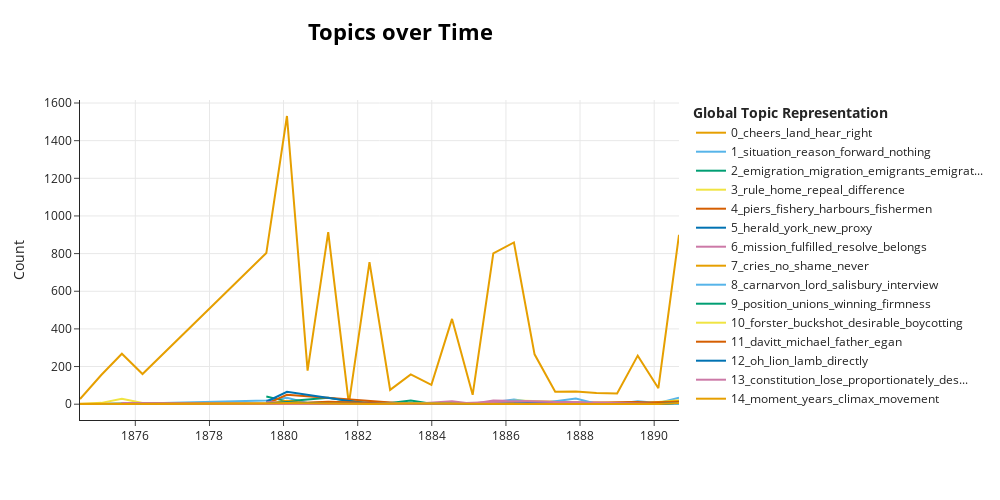

Notebook cell for this chart:
### Markdown cell above
<font color="blue">Finally, we have the topics over time visualisation, showing the distribution of topics over time.</font>

### Code cell
model_all_time = bertopic_time(df_stop, model_all)
model_all_time

### Figure 1 — Plotly figure (JSON) as saved in the notebook; plotly's stock layout.template omitted (floating-point values rounded to 4 significant figures)
{"data": [{"hoverinfo": "text", "hovertext": ["<b>Topic 0</b><br>Words: rotundo, grattan, interval, rule, commencement", "<b>Topic 0</b><br>Words: militia, meath, commanding, whether, mass", "<b>Topic 0</b><br>Words: condon, meath, whether, education, hear", "<b>Topic 0</b><br>Words: adjournment, penal, servitude, debate, magistrates", "<b>Topic 0</b><br>Words: land, landlords, system, prussia, people", "<b>Topic 0</b><br>Words: land, government, cheers, cork, people", "<b>Topic 0</b><br>Words: government, people, coercion, could, cheers", "<b>Topic 0</b><br>Words: land, tenant, league, hear, farmers", "<b>Topic 0</b><br>Words: recently, philanthropy, perfidious, slanderer, coercionist", "<b>Topic 0</b><br>Words: hon, person, amendment, learned, right", "<b>Topic 0</b><br>Words: improvements, rent, act, tenant, tenants", "<b>Topic 0</b><br>Words: lord, spencer, mayor, coercion, movement", "<b>Topic 0</b><br>Words: underlined, land, disunion, constitutional, likely", "<b>Topic 0</b><br>Words: labourer, cork, secure, shall, cheers", "<b>Topic 0</b><br>Words: underlined, hear, league, shall, parliament", "<b>Topic 0</b><br>Words: oshea, galway, lynch, party, captain", "<b>Topic 0</b><br>Words: hon, right, gentleman, ulster, protestants", "<b>Topic 0</b><br>Words: jury, judges, hon, gentleman, right", "<b>Topic 0</b><br>Words: party, hon, gentleman, revision, evictions", "<b>Topic 0</b><br>Words: campaign, plan, national, league, rome", "<b>Topic 0</b><br>Words: learned, letters, attorney, inquiry, forgeries", "<b>Topic 0</b><br>Words: cheers, empire, great, country, without", "<b>Topic 0</b><br>Words: prisoners, political, treatment, prison, government", "<b>Topic 0</b><br>Words: irishmen, obrien, country, great, government", "<b>Topic 0</b><br>Words: cheers, gladstone, question, hear, men"], "marker": {"color": "#E69F00"}, "mode": "lines", "name": "0_cheers_land_hear_right", "type": "scatter", "x": ["1874-07-04T21:34:33.600000", "1875-01-30T08:48:00", "1875-08-21T17:36:00", "1876-03-12T02:24:00", "1879-07-15T07:12:00", "1880-02-03T16:00:00", "1880-08-25T00:48:00", "1881-03-16T09:36:00", "1881-10-05T18:24:00", "1882-04-27T03:12:00", "1882-11-16T12:00:00", "1883-06-07T20:48:00", "1883-12-28T05:36:00", "1884-07-18T14:24:00", "1885-02-06T23:12:00", "1885-08-29T08:00:00", "1886-03-20T16:48:00", "1886-10-10T01:36:00", "1887-05-01T10:24:00", "1887-11-20T19:12:00", "1888-06-11T04:00:00", "1888-12-31T12:48:00", "1889-07-22T21:36:00", "1890-02-11T06:24:00", "1890-09-02T15:12:00"], "y": [27, 155, 268, 160, 803, 1531, 178, 914, 2, 755, 76, 158, 103, 453, 50, 801, 859, 265, 66, 67, 59, 57, 258, 85, 900]}, {"hoverinfo": "text", "hovertext": ["<b>Topic 1</b><br>Words: record, particular, wanted, nothing, situation", "<b>Topic 1</b><br>Words: 35th, push, get, front, sorry", "<b>Topic 1</b><br>Words: impugn, ruling, anywhere, weight, nobody", "<b>Topic 1</b><br>Words: old, farther, omagh, th, want", "<b>Topic 1</b><br>Words: situation, nothing, reason, object, coming", "<b>Topic 1</b><br>Words: originated, omitted, worse, ask, request", "<b>Topic 1</b><br>Words: telling, along, situation, reason, buckshot", "<b>Topic 1</b><br>Words: expediency, custody, negatived, disputed, answered", "<b>Topic 1</b><br>Words: thoughts, patient, occurred, reason, many", "<b>Topic 1</b><br>Words: wisp, track, let, another, ask", "<b>Topic 1</b><br>Words: attempted, never, less, situation, reason", "<b>Topic 1</b><br>Words: little, shall, situation, reason, forward", "<b>Topic 1</b><br>Words: pickle, offends, rod, insensible, captain", "<b>Topic 1</b><br>Words: troubles, gone, obvious, reason, took", "<b>Topic 1</b><br>Words: step, forger, hurried, farther, unreasonable", "<b>Topic 1</b><br>Words: threshold, however, situation, reason, forward", "<b>Topic 1</b><br>Words: wait, express, opinion, able, shall", "<b>Topic 1</b><br>Words: amounts, nothing, situation, reason, forward", "<b>Topic 1</b><br>Words: tried, probably, way, yet, never", "<b>Topic 1</b><br>Words: faults, combatant, tell, delayed, forward", "<b>Topic 1</b><br>Words: instant, defeated, situation, behind, race", "<b>Topic 1</b><br>Words: attain, forward, situation, fault, want"], "marker": {"color": "#56B4E9"}, "mode": "lines", "name": "1_situation_reason_forward_nothing", "type": "scatter", "x": ["1875-01-30T08:48:00", "1875-08-21T17:36:00", "1876-03-12T02:24:00", "1879-07-15T07:12:00", "1880-02-03T16:00:00", "1880-08-25T00:48:00", "1881-03-16T09:36:00", "1882-04-27T03:12:00", "1883-06-07T20:48:00", "1883-12-28T05:36:00", "1884-07-18T14:24:00", "1885-02-06T23:12:00", "1885-08-29T08:00:00", "1886-03-20T16:48:00", "1886-10-10T01:36:00", "1887-05-01T10:24:00", "1887-11-20T19:12:00", "1888-06-11T04:00:00", "1888-12-31T12:48:00", "1889-07-22T21:36:00", "1890-02-11T06:24:00", "1890-09-02T15:12:00"], "y": [2, 5, 3, 20, 34, 6, 11, 12, 4, 4, 2, 1, 10, 25, 11, 1, 2, 1, 2, 16, 6, 34]}, {"hoverinfo": "text", "hovertext": ["<b>Topic 2</b><br>Words: emigration, population, plains, emigrate, cure", "<b>Topic 2</b><br>Words: emigration, acknowledgment, remedy, emigrants, beautiful", "<b>Topic 2</b><br>Words: emigration, families, migration, baldwin, professor", "<b>Topic 2</b><br>Words: pervaded, exile, gone, working, voluntary", "<b>Topic 2</b><br>Words: emigration, families, rely, emigrates, liberally", "<b>Topic 2</b><br>Words: emigration, migration, emigrants, emigrationists, garrets", "<b>Topic 2</b><br>Words: populous, emigration, impediments, migration, principle", "<b>Topic 2</b><br>Words: emigration, depression, recuperative, loss, decade", "<b>Topic 2</b><br>Words: company, migration, too, accusing, engineering", "<b>Topic 2</b><br>Words: applies, london, emigration, migration, emigrants", "<b>Topic 2</b><br>Words: contaminating, air, unfortunately, london, emigration"], "marker": {"color": "#009E73"}, "mode": "lines", "name": "2_emigration_migration_emigrants_emigrat...", "type": "scatter", "x": ["1879-07-15T07:12:00", "1880-02-03T16:00:00", "1881-03-16T09:36:00", "1882-04-27T03:12:00", "1882-11-16T12:00:00", "1883-06-07T20:48:00", "1883-12-28T05:36:00", "1885-02-06T23:12:00", "1889-07-22T21:36:00", "1890-02-11T06:24:00", "1890-09-02T15:12:00"], "y": [41, 15, 34, 2, 6, 20, 2, 3, 2, 1, 1]}, {"hoverinfo": "text", "hovertext": ["<b>Topic 3</b><br>Words: loved, 11th, july, rule, gigantic", "<b>Topic 3</b><br>Words: rule, home, principles, understood, fixed", "<b>Topic 3</b><br>Words: rule, home, repeal, difference, utilitarian", "<b>Topic 3</b><br>Words: rule, home, house, tolerant, drowned", "<b>Topic 3</b><br>Words: home, rule, prevented, bitt, pj", "<b>Topic 3</b><br>Words: home, rule, trifling, abroad, confederation", "<b>Topic 3</b><br>Words: figure, searched, table, rule, returns", "<b>Topic 3</b><br>Words: home, rule, atlantic, individuals, carefully", "<b>Topic 3</b><br>Words: rule, home, vide, exordium, republic", "<b>Topic 3</b><br>Words: rule, home, ditch, cheat, ruling", "<b>Topic 3</b><br>Words: rule, home, ministerial, cheers, oh", "<b>Topic 3</b><br>Words: rule, home, jealous, hurt, bulk", "<b>Topic 3</b><br>Words: rule, home, depends, lose, trusted"], "marker": {"color": "#F0E442"}, "mode": "lines", "name": "3_rule_home_repeal_difference", "type": "scatter", "x": ["1874-07-04T21:34:33.600000", "1875-01-30T08:48:00", "1875-08-21T17:36:00", "1876-03-12T02:24:00", "1880-02-03T16:00:00", "1881-03-16T09:36:00", "1882-04-27T03:12:00", "1883-06-07T20:48:00", "1884-07-18T14:24:00", "1885-08-29T08:00:00", "1886-03-20T16:48:00", "1889-07-22T21:36:00", "1890-09-02T15:12:00"], "y": [1, 7, 29, 6, 5, 8, 3, 4, 3, 4, 20, 2, 21]}, {"hoverinfo": "text", "hovertext": ["<b>Topic 4</b><br>Words: silting, vanguard, wreck, admiralty, contract", "<b>Topic 4</b><br>Words: anticipates, expeditions, flock, waves, eagerness", "<b>Topic 4</b><br>Words: piers, fishery, harbours, fishermen, coast", "<b>Topic 4</b><br>Words: boat, slips, fishermen, fisheries, harbours", "<b>Topic 4</b><br>Words: atlantic, driven, brink, almost, relics", "<b>Topic 4</b><br>Words: whirlpool, shipwrecked, swimming, mariners, overwhelmed", "<b>Topic 4</b><br>Words: harbour, pier, fishery, piers, coast", "<b>Topic 4</b><br>Words: adjacent, dillons, utensils, fishermen, nets", "<b>Topic 4</b><br>Words: burn, boats, helm, rubicon, equipped"], "marker": {"color": "#D55E00"}, "mode": "lines", "name": "4_piers_fishery_harbours_fishermen", "type": "scatter", "x": ["1875-08-21T17:36:00", "1879-07-15T07:12:00", "1880-02-03T16:00:00", "1883-06-07T20:48:00", "1884-07-18T14:24:00", "1886-03-20T16:48:00", "1889-07-22T21:36:00", "1890-02-11T06:24:00", "1890-09-02T15:12:00"], "y": [5, 2, 50, 1, 1, 2, 12, 1, 8]}, {"hoverinfo": "text", "hovertext": ["<b>Topic 5</b><br>Words: york, herald, new, hisses, mythological", "<b>Topic 5</b><br>Words: herald, york, new, proxy, committee", "<b>Topic 5</b><br>Words: treasurer, formally, egan, patrick, open", "<b>Topic 5</b><br>Words: york, boarded, herald, new, vessel"], "marker": {"color": "#0072B2"}, "mode": "lines", "name": "5_herald_york_new_proxy", "type": "scatter", "x": ["1879-07-15T07:12:00", "1880-02-03T16:00:00", "1882-04-27T03:12:00", "1888-06-11T04:00:00"], "y": [13, 66, 1, 2]}, {"hoverinfo": "text", "hovertext": ["<b>Topic 6</b><br>Words: belongs, human, race, it, mission", "<b>Topic 6</b><br>Words: belongs, mission, true, human, race", "<b>Topic 6</b><br>Words: clime, race, wherever, fate, spoke", "<b>Topic 6</b><br>Words: operation, continually, borne, acts, practical", "<b>Topic 6</b><br>Words: marry, lanes, looks, neighbouring, misery", "<b>Topic 6</b><br>Words: resolve, fullest, hearts, everything, lies", "<b>Topic 6</b><br>Words: mission, critical, predict, pretend, ultimately", "<b>Topic 6</b><br>Words: fulfilled, mission, comes, regard, shall", "<b>Topic 6</b><br>Words: ancestors, fulfilled, mission, thought, way", "<b>Topic 6</b><br>Words: portals, dear, college, earth, green", "<b>Topic 6</b><br>Words: detain, shall, evening, matters, meet"], "marker": {"color": "#CC79A7"}, "mode": "lines", "name": "6_mission_fulfilled_resolve_belongs", "type": "scatter", "x": ["1879-07-15T07:12:00", "1880-02-03T16:00:00", "1881-03-16T09:36:00", "1882-04-27T03:12:00", "1883-06-07T20:48:00", "1884-07-18T14:24:00", "1885-02-06T23:12:00", "1885-08-29T08:00:00", "1889-07-22T21:36:00", "1890-02-11T06:24:00", "1890-09-02T15:12:00"], "y": [10, 11, 1, 1, 1, 15, 2, 19, 1, 1, 5]}, {"hoverinfo": "text", "hovertext": ["<b>Topic 7</b><br>Words: cries, hisses, loud, hear, no", "<b>Topic 7</b><br>Words: cries, oh, murmurs, renewed, loud", "<b>Topic 7</b><br>Words: veins, boasting, cries, blood, american", "<b>Topic 7</b><br>Words: cries, atheist, hisses, cry, bradlaugh", "<b>Topic 7</b><br>Words: cries, never, flinch, sure, shouts", "<b>Topic 7</b><br>Words: cries, shame, blinking, raised, no", "<b>Topic 7</b><br>Words: cries, no, noes, name, contrary", "<b>Topic 7</b><br>Words: believer, cry, cries, no, shame", "<b>Topic 7</b><br>Words: cries, cheers, no, shame, never", "<b>Topic 7</b><br>Words: cries, lion, consolation, cheat, lamb", "<b>Topic 7</b><br>Words: cries, disgrace, shame, yes, fear", "<b>Topic 7</b><br>Words: shame, cries, italics, brushed, reformers", "<b>Topic 7</b><br>Words: cries, no, never, acquit, guiltless"], "marker": {"color": "#E69F00"}, "mode": "lines", "name": "7_cries_no_shame_never", "type": "scatter", "x": ["1874-07-04T21:34:33.600000", "1876-03-12T02:24:00", "1879-07-15T07:12:00", "1880-02-03T16:00:00", "1880-08-25T00:48:00", "1881-03-16T09:36:00", "1882-04-27T03:12:00", "1883-12-28T05:36:00", "1884-07-18T14:24:00", "1885-08-29T08:00:00", "1886-03-20T16:48:00", "1889-07-22T21:36:00", "1890-09-02T15:12:00"], "y": [1, 3, 1, 18, 4, 4, 3, 1, 4, 3, 6, 2, 17]}, {"hoverinfo": "text", "hovertext": ["<b>Topic 8</b><br>Words: eustace, carnarvon, oshaughnessy, chevalier, invariably", "<b>Topic 8</b><br>Words: cummins, fried, adviser, isaac, uproar", "<b>Topic 8</b><br>Words: james, reign, carnarvon, lord, salisbury", "<b>Topic 8</b><br>Words: carnarvon, christian, intimidate, ruler, rose", "<b>Topic 8</b><br>Words: carnarvon, lord, cabinet, salisbury, interview", "<b>Topic 8</b><br>Words: carnarvon, lord, newport, uselessness, salisbury", "<b>Topic 8</b><br>Words: carnarvon, lord, salisbury, interview, gray", "<b>Topic 8</b><br>Words: carnarvon, newport, chieftain, lord, empty", "<b>Topic 8</b><br>Words: carnarvon, lord, substantiated, salisbury, inviting", "<b>Topic 8</b><br>Words: salisbury, pennyworth, tar, lord, ship", "<b>Topic 8</b><br>Words: now, salisbury, lord, back, carnarvon"], "marker": {"color": "#56B4E9"}, "mode": "lines", "name": "8_carnarvon_lord_salisbury_interview", "type": "scatter", "x": ["1875-01-30T08:48:00", "1880-02-03T16:00:00", "1884-07-18T14:24:00", "1885-08-29T08:00:00", "1886-03-20T16:48:00", "1886-10-10T01:36:00", "1887-11-20T19:12:00", "1888-06-11T04:00:00", "1888-12-31T12:48:00", "1889-07-22T21:36:00", "1890-09-02T15:12:00"], "y": [1, 2, 1, 1, 21, 1, 30, 2, 2, 2, 1]}, {"hoverinfo": "text", "hovertext": ["<b>Topic 9</b><br>Words: firmness, urged, determination, union, position", "<b>Topic 9</b><br>Words: exceptional, position, therefore, unions, winning", "<b>Topic 9</b><br>Words: position, unions, context, unparalleled, awkward", "<b>Topic 9</b><br>Words: position, complying, parnells, clearly, event", "<b>Topic 9</b><br>Words: demoralising, preserve, avoid, union, ranks", "<b>Topic 9</b><br>Words: position, trades, unions, application, engaged", "<b>Topic 9</b><br>Words: winning, position, strong, one, case", "<b>Topic 9</b><br>Words: impregnable, position, unions, winning, firmness", "<b>Topic 9</b><br>Words: represented, position, accept, circumstances, unions", "<b>Topic 9</b><br>Words: position, imperfections, winning, plain, maintained", "<b>Topic 9</b><br>Words: unsatisfactory, pass, position, left, unions", "<b>Topic 9</b><br>Words: position, spot, yield, honest, fill"], "marker": {"color": "#009E73"}, "mode": "lines", "name": "9_position_unions_winning_firmness", "type": "scatter", "x": ["1875-08-21T17:36:00", "1879-07-15T07:12:00", "1880-02-03T16:00:00", "1880-08-25T00:48:00", "1881-03-16T09:36:00", "1882-04-27T03:12:00", "1883-06-07T20:48:00", "1883-12-28T05:36:00", "1885-08-29T08:00:00", "1889-07-22T21:36:00", "1890-02-11T06:24:00", "1890-09-02T15:12:00"], "y": [3, 1, 11, 2, 1, 5, 4, 2, 2, 5, 1, 8]}, {"hoverinfo": "text", "hovertext": ["<b>Topic 10</b><br>Words: straggling, forster, ending, conversation, acceptance", "<b>Topic 10</b><br>Words: forster, undertook, believed, bring, chief", "<b>Topic 10</b><br>Words: forster, buckshot, senses, down, intimidation", "<b>Topic 10</b><br>Words: forster, hisses, evictions, landlords, buckshot", "<b>Topic 10</b><br>Words: forster, arrested, intimidation, houses, embargo", "<b>Topic 10</b><br>Words: forster, spencer, hisses, sure, tolerated", "<b>Topic 10</b><br>Words: forster, desirable, gentleness, assistant, holder", "<b>Topic 10</b><br>Words: boycotting, forster, sanction, lamented, buckshot", "<b>Topic 10</b><br>Words: forster, buckshot, desirable, boycotting, intimidation", "<b>Topic 10</b><br>Words: forster, ruffians, village, used, intimidation", "<b>Topic 10</b><br>Words: forster, mover, organizer, invincibles, carey", "<b>Topic 10</b><br>Words: forster, shame, govern, lords, ought"], "marker": {"color": "#F0E442"}, "mode": "lines", "name": "10_forster_buckshot_desirable_boycotting", "type": "scatter", "x": ["1876-03-12T02:24:00", "1880-02-03T16:00:00", "1880-08-25T00:48:00", "1881-03-16T09:36:00", "1882-04-27T03:12:00", "1882-11-16T12:00:00", "1883-06-07T20:48:00", "1885-08-29T08:00:00", "1886-03-20T16:48:00", "1886-10-10T01:36:00", "1888-06-11T04:00:00", "1889-07-22T21:36:00"], "y": [1, 1, 4, 8, 7, 5, 6, 2, 1, 8, 1, 1]}, {"hoverinfo": "text", "hovertext": ["<b>Topic 11</b><br>Words: davitt, operated, allusion, prejudice, noticed", "<b>Topic 11</b><br>Words: davitt, incautions, reproved, incautiousness, mislead", "<b>Topic 11</b><br>Words: davitt, michael, endorse, sacrificed, beaconsfield", "<b>Topic 11</b><br>Words: davitt, michael, disgrace, arrest, expresses", "<b>Topic 11</b><br>Words: davitt, egan, michael, endorse, release", "<b>Topic 11</b><br>Words: davitt, michael, resolution, chairman, support", "<b>Topic 11</b><br>Words: sheey, davitt, briefly, father, addressed", "<b>Topic 11</b><br>Words: davitt, phœnix, michael, denunciation, park", "<b>Topic 11</b><br>Words: davitt, michael, father, neillan, clergyman"], "marker": {"color": "#D55E00"}, "mode": "lines", "name": "11_davitt_michael_father_egan", "type": "scatter", "x": ["1876-03-12T02:24:00", "1879-07-15T07:12:00", "1880-02-03T16:00:00", "1881-03-16T09:36:00", "1882-04-27T03:12:00", "1883-06-07T20:48:00", "1885-08-29T08:00:00", "1886-10-10T01:36:00", "1890-09-02T15:12:00"], "y": [2, 1, 3, 13, 6, 1, 2, 1, 12]}, {"hoverinfo": "text", "hovertext": ["<b>Topic 12</b><br>Words: oh, lion, lamb, directly, yes", "<b>Topic 12</b><br>Words: yes, oh, lion, lamb, directly", "<b>Topic 12</b><br>Words: oh, lion, lamb, directly, yes", "<b>Topic 12</b><br>Words: oh, lion, lamb, directly, yes", "<b>Topic 12</b><br>Words: oh, lion, lamb, directly, yes", "<b>Topic 12</b><br>Words: lion, lamb, oh, directly, yes", "<b>Topic 12</b><br>Words: oh, lion, lamb, directly, yes", "<b>Topic 12</b><br>Words: oh, directly, still, lion, lamb", "<b>Topic 12</b><br>Words: oh, lion, lamb, directly, yes", "<b>Topic 12</b><br>Words: oh, lion, lamb, directly, yes", "<b>Topic 12</b><br>Words: oh, lion, lamb, directly, yes", "<b>Topic 12</b><br>Words: oh, notice, lion, lamb, directly"], "marker": {"color": "#0072B2"}, "mode": "lines", "name": "12_oh_lion_lamb_directly", "type": "scatter", "x": ["1879-07-15T07:12:00", "1880-02-03T16:00:00", "1881-03-16T09:36:00", "1883-12-28T05:36:00", "1884-07-18T14:24:00", "1885-08-29T08:00:00", "1886-03-20T16:48:00", "1886-10-10T01:36:00", "1888-06-11T04:00:00", "1888-12-31T12:48:00", "1890-02-11T06:24:00", "1890-09-02T15:12:00"], "y": [2, 9, 2, 2, 2, 1, 3, 7, 1, 2, 1, 7]}, {"hoverinfo": "text", "hovertext": ["<b>Topic 13</b><br>Words: constitution, ones, points, bad, heard", "<b>Topic 13</b><br>Words: methods, endeavored, solve, ways, forcible", "<b>Topic 13</b><br>Words: constitution, formed, understood, part, lose", "<b>Topic 13</b><br>Words: unconstitutional, abandon, ways, methods, constitutional", "<b>Topic 13</b><br>Words: constitution, scarcely, strict, besides, limits", "<b>Topic 13</b><br>Words: lose, proportionately, constitution, desperate, careful", "<b>Topic 13</b><br>Words: constitution, method, outside, within, side", "<b>Topic 13</b><br>Words: constitution, mixture, within, lose, examine", "<b>Topic 13</b><br>Words: forbidden, constitution, methods, constitutional, failed"], "marker": {"color": "#CC79A7"}, "mode": "lines", "name": "13_constitution_lose_proportionately_des...", "type": "scatter", "x": ["1875-08-21T17:36:00", "1879-07-15T07:12:00", "1880-02-03T16:00:00", "1883-06-07T20:48:00", "1884-07-18T14:24:00", "1886-03-20T16:48:00", "1888-12-31T12:48:00", "1889-07-22T21:36:00", "1890-02-11T06:24:00"], "y": [6, 1, 1, 2, 3, 15, 2, 3, 1]}, {"hoverinfo": "text", "hovertext": ["<b>Topic 14</b><br>Words: instances, afforded, similar, remarkable, times", "<b>Topic 14</b><br>Words: nowadays, things, used, long, take", "<b>Topic 14</b><br>Words: continued, suppose, kind, movement, going", "<b>Topic 14</b><br>Words: mature, moment, continent, wiser, stirred", "<b>Topic 14</b><br>Words: moment, deteriorating, recall, problem, consequences", "<b>Topic 14</b><br>Words: applications, bench, queen, experience, little", "<b>Topic 14</b><br>Words: normal, condition, source, trouble, longer", "<b>Topic 14</b><br>Words: supporting, moment, movement, present, years", "<b>Topic 14</b><br>Words: experience, moment, years, climax, movement", "<b>Topic 14</b><br>Words: nearer, gone, already, end, things", "<b>Topic 14</b><br>Words: happened, experience, past, times, point", "<b>Topic 14</b><br>Words: dissipated, worse, interval, changed, everything", "<b>Topic 14</b><br>Words: ways, failed, tried, past, times", "<b>Topic 14</b><br>Words: climax, around, appear, according, past"], "marker": {"color": "#E69F00"}, "mode": "lines", "name": "14_moment_years_climax_movement", "type": "scatter", "x": ["1874-07-04T21:34:33.600000", "1875-08-21T17:36:00", "1879-07-15T07:12:00", "1880-02-03T16:00:00", "1881-03-16T09:36:00", "1882-04-27T03:12:00", "1883-06-07T20:48:00", "1883-12-28T05:36:00", "1885-08-29T08:00:00", "1886-03-20T16:48:00", "1886-10-10T01:36:00", "1889-07-22T21:36:00", "1890-02-11T06:24:00", "1890-09-02T15:12:00"], "y": [2, 1, 3, 6, 4, 1, 3, 2, 1, 1, 1, 2, 1, 6]}], "layout": {"height": 500, "hoverlabel": {"bgcolor": "white", "font": {"family": "Rockwell", "size": 16}}, "legend": {"title": {"text": "<b>Global Topic Representation"}}, "title": {"font": {"color": "Black", "size": 22}, "text": "<b>Topics over Time</b>", "x": 0.4, "xanchor": "center", "y": 0.95, "yanchor": "top"}, "width": 1000, "xaxis": {"showgrid": true}, "yaxis": {"showgrid": true, "title": {"text": "Count"}}}}
